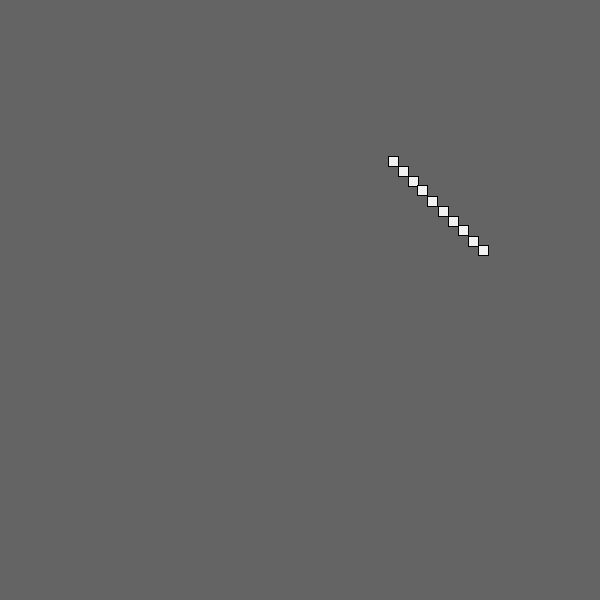
Frame 1 (no input)
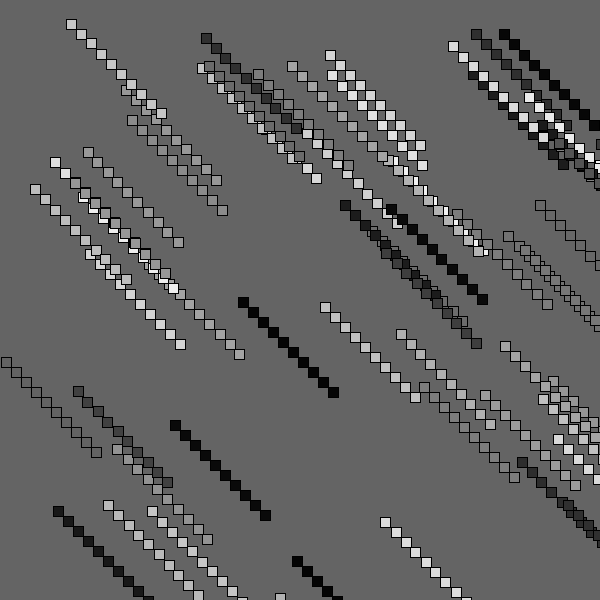
Frame 60 (the mouse pressed at the canvas centre just before this capture)
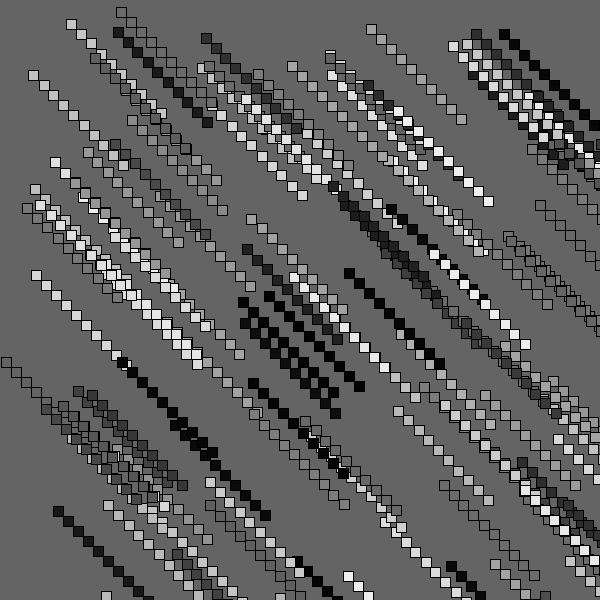
Frame 120 (the mouse held since frame 60 and released just before this capture)

The Processing sketch that drew these frames (run headless with seeded random() and noise(); from frame 60 on, the mouse is pressed at the canvas centre):

// Processing sketch: sketch_17
// ── sketch_17.pde
// this array creates two arrays of floats but with 
// no size, and with no effect in the draw loop. 

// fix the sketch so that the arrays have some size 
// and values, and are then used to draw something to 
// the screen in the draw loop. 

// finally, add behavior that changes the value of each 
// float in the loop every frame. try to add more arrays 
// (for colors, angles, etc) if there is behavior that 
// you want to change that doesn't involve positions.

float[] xPositions = new float [10];
float[] yPositions = new float [10];
float startPointX;
float startPointY;
float randomColor;

void setup() {
  size(600, 600);
  background(100);
  for (int i = 0; i < xPositions.length; i++) {
    xPositions[i] = i*10;
    yPositions[i] = i*10;
  }
}

void draw() {
  startPointX = random(0, width);
  startPointY = random(0, height);
  randomColor = random(0, 255);
  fill(randomColor);
  for(int i = 0; i < xPositions.length; i++){
    xPositions[i] = startPointX + i*10 + random(0, 0.5);
    yPositions[i] = startPointY + i*10 + random(0, 0.5);
    rect(xPositions[i], yPositions[i], 10, 10);
  }
}
